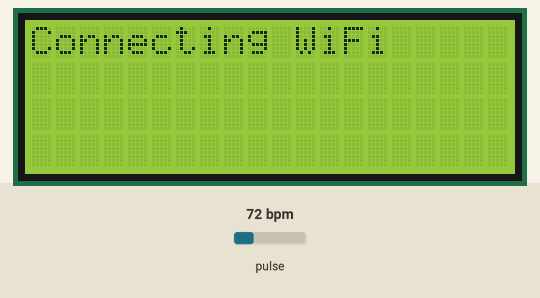
The sketch below on a simulated ESP8266 (NodeMCU). On the bench: 20×4 character LCD. The test bench sets the inputs (shaded band); at power-on: pulse 72 bpm. WiFi joins after 1.5 s; servers stay silent unless stated; what the sketch prints to the serial monitor is not drawn.

Above: at 1.2 s.
At 1.7 s:
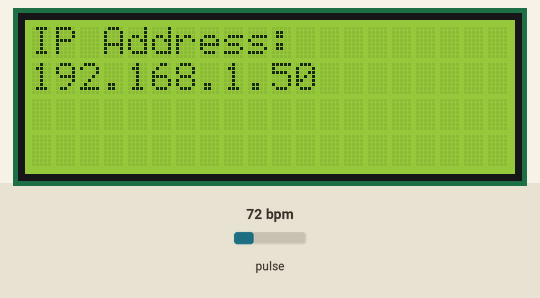
At 5.7 s:
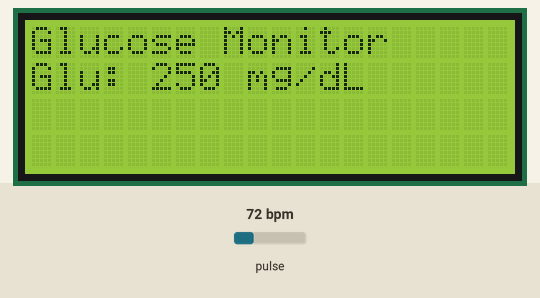
At 6.3 s:
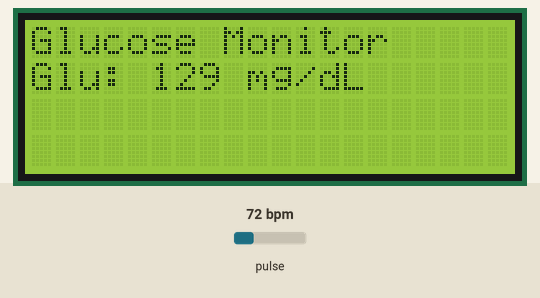
At 6.8 s:
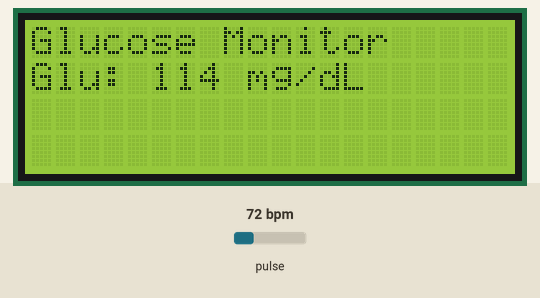
At 7.3 s:
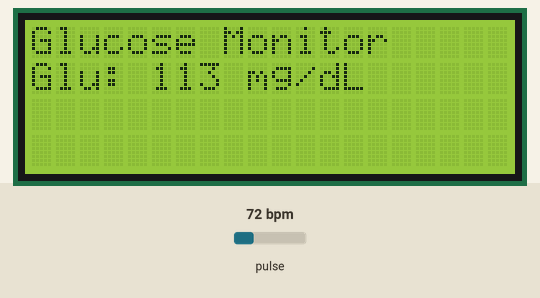

The sketch:

webPage.ino
```cpp
#include <ESP8266WiFi.h>
#include <ESPAsyncWebServer.h>
#include <Wire.h>
#include <LiquidCrystal_I2C.h> // <-- New LCD Library
#include "MAX30105.h"

// --- Wi-Fi Credentials ---
const char* ssid     = "wifi name";
const char* password = "wifi pw";

MAX30105 particleSensor;
AsyncWebServer server(80);

// Initialize LCD. 0x27 is the standard address for most 16x2 I2C backpacks.
// If your screen stays blank, try changing 0x27 to 0x3F.
LiquidCrystal_I2C lcd(0x27, 20, 4);

// --- Global Sensor Variables ---
float latestGlucose = 0.0;
float latestRatio   = 0.0;
unsigned long lastSampleTime = 0;
bool lastFingerState = false; // Tracks state changes to prevent LCD flickering

// HTML Dashboard Layout Block (Kept from prior steps)
const char index_html[] PROGMEM = R"rawhtml(
<!DOCTYPE html>
<html lang="en">
<head>
    <meta charset="UTF-8">
    <meta name="viewport" content="width=device-width, initial-scale=1.0">
    <title>BioMetrics // Glucose OS</title>
    <style>
        :root { --bg-color: #0d1117; --card-bg: #161b22; --border-color: #21262d; --text-main: #c9d1d9; --text-muted: #8b949e; --accent-glow: rgba(35, 134, 54, 0.15); }
        body { font-family: -apple-system, BlinkMacSystemFont, "Segoe UI", Roboto, Arial, sans-serif; background-color: var(--bg-color); color: var(--text-main); margin: 0; padding: 20px; display: flex; flex-direction: column; align-items: center; justify-content: center; min-height: 100vh; box-sizing: border-box; }
        .page-top-header { text-align: center; margin-bottom: 25px; }
        .page-top-header h2 { font-size: 20px; font-weight: 600; color: #ffffff; margin: 0 0 4px 0; letter-spacing: -0.5px; }
        .page-top-header p { font-size: 12px; color: var(--text-muted); margin: 0; text-transform: uppercase; letter-spacing: 1px; }
        .dashboard-card { width: 100%; max-width: 440px; background: var(--card-bg); border: 1px solid var(--border-color); border-radius: 20px; padding: 35px; box-shadow: 0 12px 40px rgba(0, 0, 0, 0.5); box-sizing: border-box; }
        .header { text-align: left; margin-bottom: 30px; border-bottom: 1px solid var(--border-color); padding-bottom: 20px; }
        .header h1 { font-size: 13px; font-weight: 700; text-transform: uppercase; letter-spacing: 2px; color: var(--text-muted); margin: 0 0 5px 0; }
        .status-badge { display: inline-flex; align-items: center; gap: 6px; font-size: 11px; font-weight: 600; text-transform: uppercase; background: rgba(139, 148, 158, 0.1); color: var(--text-muted); padding: 4px 10px; border-radius: 12px; letter-spacing: 0.5px; }
        .status-dot { width: 6px; height: 6px; background-color: var(--text-muted); border-radius: 50%; }
        .main-display { text-align: center; padding: 40px 0; margin: 20px 0; border-radius: 16px; background: radial-gradient(circle at center, var(--accent-glow) 0%, transparent 70%); transition: all 0.5s ease; }
        .value { font-size: 64px; font-weight: 300; letter-spacing: -2px; color: #ffffff; line-height: 1; }
        .unit { font-size: 14px; font-weight: 500; color: var(--text-muted); letter-spacing: 1px; text-transform: uppercase; margin-top: 10px; display: block; }
        .telemetry-grid { display: grid; grid-template-columns: 1fr; gap: 12px; margin-top: 25px; }
        .metric-row { display: flex; justify-content: space-between; align-items: center; background: rgba(255, 255, 255, 0.02); border: 1px solid var(--border-color); padding: 14px 18px; border-radius: 12px; font-size: 13px; }
        .metric-label { color: var(--text-muted); }
        .metric-value { font-family: monospace; font-weight: 600; color: #ffffff; }
        .disclaimer { margin-top: 35px; font-size: 10px; color: #484f58; text-align: center; line-height: 1.5; letter-spacing: 0.2px; }
    </style>
</head>
<body>
    <div class="page-top-header">
        <h2>GlucoMon Portal</h2>
        <p>Non-Invasive Glucose Level Monitoring System</p>
    </div>
    <div class="dashboard-card">
        <div class="header">
            <h1>Blood Glucose Estimation Level</h1>
            <div id="status-container" class="status-badge">
                <div id="status-pulse" class="status-dot"></div>
                <span id="status-text">Sensor Offline</span>
            </div>
        </div>
        <div class="main-display">
            <span id="glucose-val" class="value">--</span>
            <span class="unit">mg / dL</span>
        </div>
        <div class="telemetry-grid">
            <div class="metric-row">
                <span class="metric-label">Optical Component Ratio (IR/Red)</span>
                <span id="ratio-val" class="metric-value">0.0000</span>
            </div>
        </div>
        <div class="disclaimer">RESEARCH PROTOTYPE // NOT FOR MEDICAL DIAGNOSIS OR CLINICAL DECISIONS</div>
    </div>
    <script>
        const root = document.documentElement; const gVal = document.getElementById('glucose-val'); const rVal = document.getElementById('ratio-val'); const sText = document.getElementById('status-text'); const sDot = document.getElementById('status-pulse');
        setInterval(function() {
            fetch('/api/data').then(r => r.json()).then(d => {
                if(d.glucose > 0) {
                    gVal.innerText = d.glucose.toFixed(0); rVal.innerText = d.ratio.toFixed(4);
                    if (d.glucose < 70) { sText.innerText = "Hypoglycemia Alert"; sDot.style.backgroundColor = "#da3633"; root.style.setProperty('--accent-glow', 'rgba(218, 54, 51, 0.15)'); }
                    else if (d.glucose > 180) { sText.innerText = "Hyperglycemia Alert"; sDot.style.backgroundColor = "#f0883e"; root.style.setProperty('--accent-glow', 'rgba(240, 136, 62, 0.15)'); }
                    else { sText.innerText = "System Nominal"; sDot.style.backgroundColor = "#238636"; root.style.setProperty('--accent-glow', 'rgba(35, 134, 54, 0.15)'); }
                } else { gVal.innerText = "--"; sText.innerText = "Awaiting Placement"; sDot.style.backgroundColor = "#8b949e"; root.style.setProperty('--accent-glow', 'rgba(139, 148, 158, 0.05)'); }
            }).catch(e => { sText.innerText = "Hardware Offline"; sDot.style.backgroundColor = "#da3633"; });
        }, 1000);
    </script>
</body>
</html>
)rawhtml";

void setup() {
    Serial.begin(115200);
    Wire.begin(4, 5);

    // --- Boot Up and Initialize LCD Screen ---
    lcd.init();
    lcd.backlight();
    lcd.clear();
    lcd.setCursor(0, 0);
    lcd.print("System Booting...");

    Serial.println("\nInitializing MAX30102...");
    if (!particleSensor.begin(Wire, I2C_SPEED_FAST)) {
        lcd.clear();
        lcd.print("Sensor Error!");
        while (1);
    }
    particleSensor.setup(0x1F, 4, 2, 400, 411, 4096);

    // --- Manage Wi-Fi Connection Screen ---
    WiFi.begin(ssid, password);
    lcd.clear();
    lcd.setCursor(0, 0);
    lcd.print("Connecting WiFi");

    int dotCount = 0;
    while (WiFi.status() != WL_CONNECTED) {
        delay(500);
        lcd.setCursor(15, 0);
        // Clean simple progress visualization
        if(dotCount % 2 == 0) lcd.print("."); else lcd.print(" ");
        dotCount++;
    }

    // --- Step 1: Output the IP Address Once Connected ---
    lcd.clear();
    lcd.setCursor(0, 0);
    lcd.print("IP Address:");
    lcd.setCursor(0, 1);
    lcd.print(WiFi.localIP().toString());

    // Hold IP on screen for 4 seconds so the user can easily read/type it
    delay(4000);

    // --- Step 2: Establish the Initial "Waiting" Screen ---
    lcd.clear();
    lcd.setCursor(0, 0);
    lcd.print("Glucose Monitor");
    lcd.setCursor(0, 1);
    lcd.print("Status: Waiting ");

    // Bind Web UI Endpoints
    server.on("/", HTTP_GET, [](AsyncWebServerRequest *request){
        request->send_P(200, "text/html", index_html);
    });
    server.on("/api/data", HTTP_GET, [](AsyncWebServerRequest *request){
        String json = "{\"glucose\":" + String(latestGlucose) + ",\"ratio\":" + String(latestRatio, 4) + "}";
        request->send(200, "application/json", json);
    });
    server.begin();
}

void loop() {
    uint32_t irValue = particleSensor.getIR();
    uint32_t redValue = particleSensor.getRed();

    // Check finger presence (IR threshold boundary)
    if (irValue < 50000) {
        latestGlucose = 0.0;
        latestRatio = 0.0;

        // Reset to "Waiting" if finger was just removed
        if (lastFingerState == true) {
            lastFingerState = false;
            lcd.setCursor(0, 1);
            lcd.print("Status: Waiting "); // Trailing spaces clear out old digits cleanly
        }
    } else {
        // Collect metrics and estimate tracking algorithm
        if (millis() - lastSampleTime > 20) {
            lastSampleTime = millis();

            float currentRatio = (float)irValue / (float)redValue;
            latestRatio = (currentRatio * 0.1) + (latestRatio * 0.9);

            float slopeCoeff = -150.0;
            float intercept  = 280.0;
            latestGlucose = (latestRatio * slopeCoeff) + intercept;

            if (latestGlucose < 50.0)  latestGlucose = 50.0;
            if (latestGlucose > 250.0) latestGlucose = 250.0;

            // --- Step 3: Print Live Estimated Glucose Value When Finger is Engaged ---
            static unsigned long lastLcdUpdate = 0;
            // Limit LCD writing to every 500ms to eliminate visual display jitter
            if (millis() - lastLcdUpdate > 500) {
                lastLcdUpdate = millis();
                lastFingerState = true;

                lcd.setCursor(0, 1);
                lcd.print("Glu: ");
                lcd.print((int)latestGlucose);
                lcd.print(" mg/dL   "); // Trailing spaces wipe clean old characters
            }
        }
    }
}
```

Measured:
- what the display in image 0 shows lasts 0.5 s, from 1.1 s to 1.6 s
- what the display in image 1 shows lasts 4.1 s, from 1.6 s to 5.7 s
